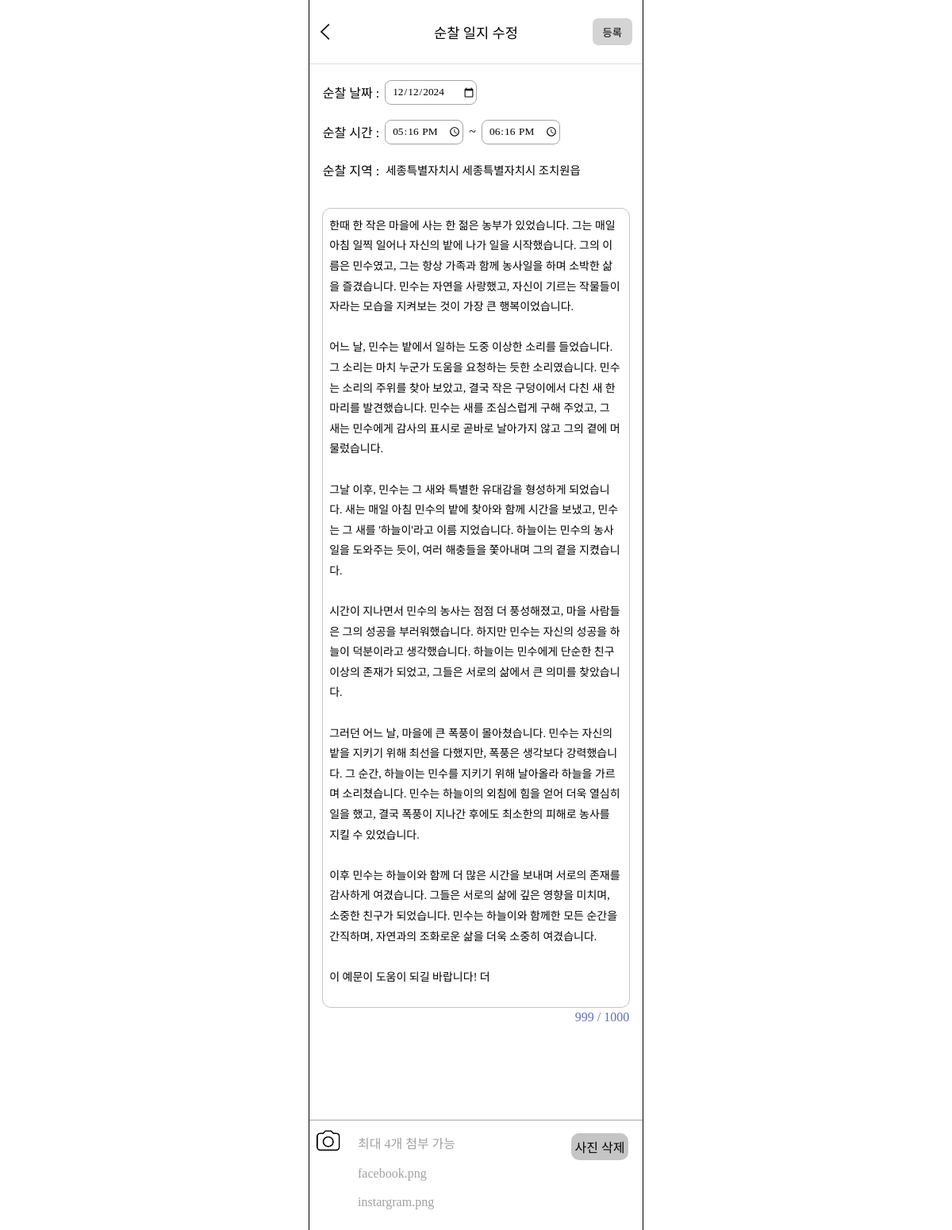
The page /journals/journal-edit/6/ on the database its author committed.
### journals/models.py (models this page shows)
class Journal(models.Model):
    date = models.DateField(null=False, blank=False)
    user = models.ForeignKey(settings.AUTH_USER_MODEL, on_delete=models.CASCADE)
    region_sido = models.CharField(null=False, max_length=30, blank=False)
    region_sigungu = models.CharField(null=False, max_length=30, blank=False)
    region_dong = models.CharField(null=False, max_length=30, blank=False)
    start_time = models.TimeField(null=False, blank=False)
    end_time = models.TimeField(null=False, blank=False)
    content = models.TextField(null=False, blank=False)

### journals/views.py (the view, shortened to what this page needs)
# urls.py: path('journal-edit/<int:id>/', views.journal_edit, name='journal_edit'),
def journal_edit(request, id):
    journal = get_object_or_404(Journal, id=id)
    images = JournalImage.objects.filter(journal=journal) # 기존 이미지들
    processed_images = []
    for image in images:
        image_url = image.image_path.url
        file_name = unquote(image_url.split('/')[-1])
        base_name, extension = file_name.rsplit('.', 1)  # 기본 이름과 확장자를 분리
        if len(base_name) > 10:
            short_name = base_name[:10] + '...' + '.' + extension  # 확장자 붙이기
        else:
            short_name = file_name  # 기본 이름이 10자 이하일 경우
        processed_images.append({'short_name': short_name, 'full_name': file_name, 'id': image.id})  # ID 추가
    context = {
        'journal': journal,
        'images': processed_images,
    }
    return render(request, 'journals/journal_edit.html', context)

### templates/journals/journal_edit.html (shortened to what this page needs)
<!DOCTYPE html>
{% load static %}
<html lang="ko">
<head>
    <link rel="stylesheet" href="{% static 'css/journal_write.css' %}">
    <link rel="stylesheet" as="style" crossorigin href="https://cdn.jsdelivr.net/gh/ungveloper/web-fonts/SCoreDream/font-face.css" />
    <link rel="stylesheet" as="style" crossorigin href="https://cdn.jsdelivr.net/gh/ungveloper/web-fonts/SCoreDream/font-family.css" />
</head>
<body>
    <div class="container-content">
        <div class="contents">
            <form action="{% url 'journals:journal_edit' journal.id %}" method="post" class="journal-form" enctype="multipart/form-data">
                <div class="top-block">
                    <div class="arrow-img">
                        <a href="{% url 'journals:journal_detail' journal.id %}">
                            <img src="{% static 'image/back.png' %}" alt="">
                        </a>
                    </div>
                    <div class="title">순찰 일지 수정</div>
                    <div class="btn-block">
                        <button type="submit" class="submit-btn">등록</button>
                    </div>
                </div>
                <div class="date-block">
                    <div>순찰 날짜 : </div>
                    <div class="date"><input type="date" class="date-input" name="date" value="{{ journal.date|date:'Y-m-d' }}" required></div>
                </div>
                <div class="time-block">
                    <div>순찰 시간 :</div>
                    <div class="margin-l"><input type="time" class="start-time" name="start_time" value="{{ journal.start_time|date:'H:i'  }}" required></div>
                    <div class="margin-rl">~</div>
                    <div><input type="time" class="start-time" name="end_time" value="{{ journal.end_time|date:'H:i'  }}" required></div>
                </div>
                <div class="date-block">
                    <div>순찰 지역 : </div>
                    <div class="date">{{ journal.region_sido }} {{ journal.region_sigungu }} {{ journal.region_dong }}</div>
                </div>
                <textarea name="content" id="write-text" placeholder="순찰 일지 내용을 적어주세요!"
                    maxlength="1000" spellcheck="false" required>{{ journal.content }}</textarea>
                <div id="text-count">0 / 1000</div>
                <div class="img-select">
                    <div class="camera-block">
                        <label for="fileInput" id="imageButton">
                            <img src="{% static 'image/camera.png' %}" alt="파일 선택하기">
                        </label>
                    </div>
                    <div class="src-block">
                        <div class="file-item">최대 4개 첨부 가능 <span id="clearImage">사진 삭제</span></div>
                        <div class="src-name">
                            {% if images %}
                                {% for image in images %}
                                    <div class="file-item" data-full-name="{{ journal.image_path.name }}">{{ image.short_name }}</div>
                                {% endfor %}
                            {% endif %}
                        </div>
                    </div>
                </div>
            </form>
        </div>
    </div>
</body>
</html>

### static/css/journal_write.css (style rules this page uses)
body { padding: 0; margin: 0; height: 100%; }
.container-content { font-family: 'SCoreDream'; font-weight: 400; outline: 1px solid black; width: 420px; height: 100%; margin: 0 auto; display: flex; flex-direction: column; padding-bottom: 150px; z-index: 0; position: relative; }
.contents { width: 100%; display: flex; flex-direction: column; height: calc(100vh + 600px); }
.top-block { display: flex; flex-direction: row; justify-content: space-around; height: 5rem; align-items: center; border-bottom: 1px solid #dedede; }
.top-block img { width: 21%; margin: 3% 0 0 5%; }
.arrow-img, .btn-block, .title { width: 30%; }
.title { font-weight: 500; font-size: 1.1rem; text-align: center; }
.btn-block { text-align: right; }
.submit-btn { font-family: 'SCoreDream'; border: none; background-color: #D4D4D4; border-radius: 7px; padding: 6% 10%; margin-right: 5%; cursor: pointer; }
.date-block { display: flex; flex-direction: row; padding-left: 4%; align-items: center; margin: 5% 0; }
.date { font-size: 0.9rem; margin-left: 2%; }
.time-block { display: flex; flex-direction: row; padding-left: 4%; align-items: center; }
.start-time, .date-input { outline: 1px solid #A5A5A5; border: none; border-radius: 7px; height: 1.8rem; font-family: 'SCoreDream'; padding-left: 0.5rem; }
.margin-l { margin-left: 2%; }
.margin-rl { margin: 0 2%; }
#write-text { font-family: 'SCoreDream'; width: 88%; margin: 4% 0 0 4%; border: none; resize: none; word-break: break-all; line-height: 1.6rem; font-size: 14px; padding: 2%; outline: 1px solid #c5c5c5; border-radius: 10px; }
#text-count { width: 96%; text-align: right; color: #5D6DBE; }
.img-select { border-top: 1px solid #a5a5a5; display: flex; flex-direction: row; padding: 0.5rem 0; position: fixed; width: 420px; bottom: 0; background-color: white; }
.camera-block { width: 17%; }
#imageButton > img { width: 60%; margin-left: 10%; cursor: pointer; }
.src-block { margin-top: 2%; color: #A1A1A1; width: 100%; }
.file-item { margin-bottom: 5%; width: 100%; }
#clearImage { margin-right: 5%; border-radius: 10px; float: right; color: black; background-color: #c5c5c5; padding: 1.3%; cursor: pointer; }

### rows shown on the page
Journal: date "12/12/2024", start_time "17:16", end_time "18:16", region_sido "세종특별자치시", region_sigungu "세종특별자치시", region_dong "조치원읍", content "한때 한 작은 마을에 사는 한 젊은 농부가 있었습니다. 그는 매일 아침 일찍 일어나 자신의 밭에 나가 일을 시작했습니다. 그의 이름은 민수였고, 그는 항상 가족과 함께 농사일을 하며 소박한 삶을 즐겼습니다. 민수는 자연을 사랑했고, 자신이 기르는 작물들이 자라는 모습을 지켜보는 것이 가장 큰 행복이었습니다. 어느 날, 민수는 밭에서 일하는 도중 이상한 소리를 들었습니다. 그 소리는 마치 누군가 도움을 요청하는 듯한 소리였습니다. 민수는 소리의 주위를 찾아 보았고, 결국 작은 구덩이에서 다친 새 한 마리를 발견했습니다. 민수는 새를 조심스럽게 구해 주었고, 그 새는 민수에게 감사의 표시로 곧바로 날아가지 않고 그의 곁에 머물렀습니다. 그날 이후, 민수는 그 새와 특별한 유대감을 형성하게 되었습니다. 새는 매일 아침 민수의 밭에 찾아와 함께 시간을 보냈고, 민수는 그 새를 '하늘이'라고 이름 지었습니다. 하늘이는 민수의 농사일을 도와주는 듯이, 여러 해충들을 쫓아내며 그의 곁을 지켰습니다. 시간이 지나면서 민수의 농사는 점점 더 풍성해졌고, 마을 사람들은 그의 성공을 부러워했습니다. 하지만 민수는 자신의 성공을 하늘이 덕분이라고 생각했습니다. 하늘이는 민수에게 단순한 친구 이상의 존재가 되었고, 그들은 서로의 삶에서 큰 의미를 찾았습니다. 그러던 어느 날, 마을에 큰 폭풍이 몰아쳤습니다. 민수는 자신의 밭을 지키기 위해 최선을…"

### other values the page prints
{{ image.short_name }} "facebook.png" "instargram.png"
